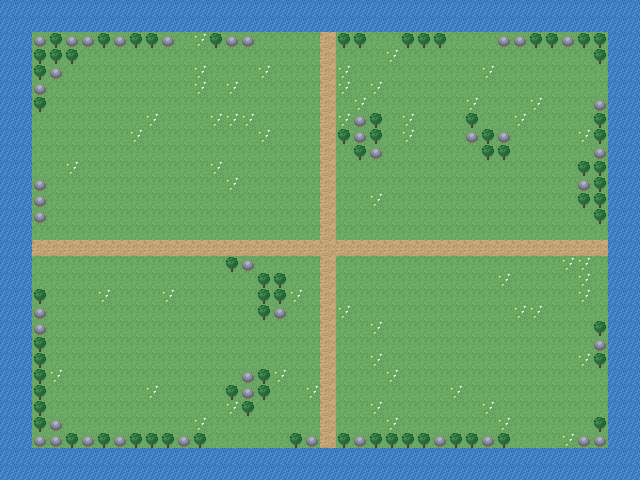

A 2D game scene composited from a Tiled map and its tileset images. What follows is a short description and the map's XML, with each tile layer's data collapsed to a summary:
An orthogonal 40x30 tile map with 16x16 px tiles, 2 tile layers (Nen, TrangTri), 1 hidden layer not drawn and 33 objects (24x coin, 5x zombie, 3x skeleton, george).

<map version="1.10" tiledversion="1.10.2" orientation="orthogonal" renderorder="right-down" width="40" height="30" tilewidth="16" tileheight="16" infinite="0" nextlayerid="6" nextobjectid="34">
 <tileset firstgid="1" name="gold_rush" tilewidth="16" tileheight="16" tilecount="9" columns="9">
  <image source="../images/tileset.png" width="144" height="16" />
 </tileset>
  <layer id="1" name="Nen" width="40" height="30">
   <data>[1200 cells, 1200 non-empty, 4 distinct tile ids]</data>
  </layer>
  <layer id="2" name="TrangTri" width="40" height="30">
   <data>[1200 cells, 113 non-empty, 2 distinct tile ids]</data>
  </layer>
  <layer id="3" name="VaCham" width="40" height="30" visible="0">
   <data>[1200 cells, 377 non-empty, 1 distinct tile ids]</data>
  </layer>
  <objectgroup id="4" name="DoiTuong">
   <object id="1" name="george" x="328" y="56" width="0" height="0" />
   <object id="2" name="coin" x="56" y="408" width="0" height="0" />
   <object id="3" name="coin" x="584" y="56" width="0" height="0" />
   <object id="4" name="coin" x="472" y="392" width="0" height="0" />
   <object id="5" name="coin" x="248" y="168" width="0" height="0" />
   <object id="6" name="coin" x="88" y="56" width="0" height="0" />
   <object id="7" name="coin" x="472" y="152" width="0" height="0" />
   <object id="8" name="coin" x="264" y="344" width="0" height="0" />
   <object id="9" name="coin" x="600" y="264" width="0" height="0" />
   <object id="10" name="coin" x="120" y="264" width="0" height="0" />
   <object id="11" name="coin" x="360" y="72" width="0" height="0" />
   <object id="12" name="coin" x="376" y="264" width="0" height="0" />
   <object id="13" name="coin" x="232" y="440" width="0" height="0" />
   <object id="14" name="coin" x="40" y="168" width="0" height="0" />
   <object id="15" name="coin" x="568" y="440" width="0" height="0" />
   <object id="16" name="coin" x="344" y="408" width="0" height="0" />
   <object id="17" name="coin" x="504" y="120" width="0" height="0" />
   <object id="18" name="coin" x="168" y="104" width="0" height="0" />
   <object id="19" name="coin" x="152" y="376" width="0" height="0" />
   <object id="20" name="coin" x="504" y="296" width="0" height="0" />
   <object id="21" name="coin" x="552" y="184" width="0" height="0" />
   <object id="22" name="coin" x="264" y="40" width="0" height="0" />
   <object id="23" name="coin" x="344" y="152" width="0" height="0" />
   <object id="24" name="coin" x="456" y="40" width="0" height="0" />
   <object id="25" name="coin" x="216" y="280" width="0" height="0" />
   <object id="26" name="zombie" x="216" y="424" width="0" height="0" />
   <object id="27" name="zombie" x="568" y="136" width="0" height="0" />
   <object id="28" name="zombie" x="312" y="296" width="0" height="0" />
   <object id="29" name="zombie" x="200" y="312" width="0" height="0" />
   <object id="30" name="zombie" x="200" y="376" width="0" height="0" />
   <object id="31" name="skeleton" x="344" y="360" width="0" height="0" />
   <object id="32" name="skeleton" x="424" y="264" width="0" height="0" />
   <object id="33" name="skeleton" x="88" y="392" width="0" height="0" />
  </objectgroup>
</map>
